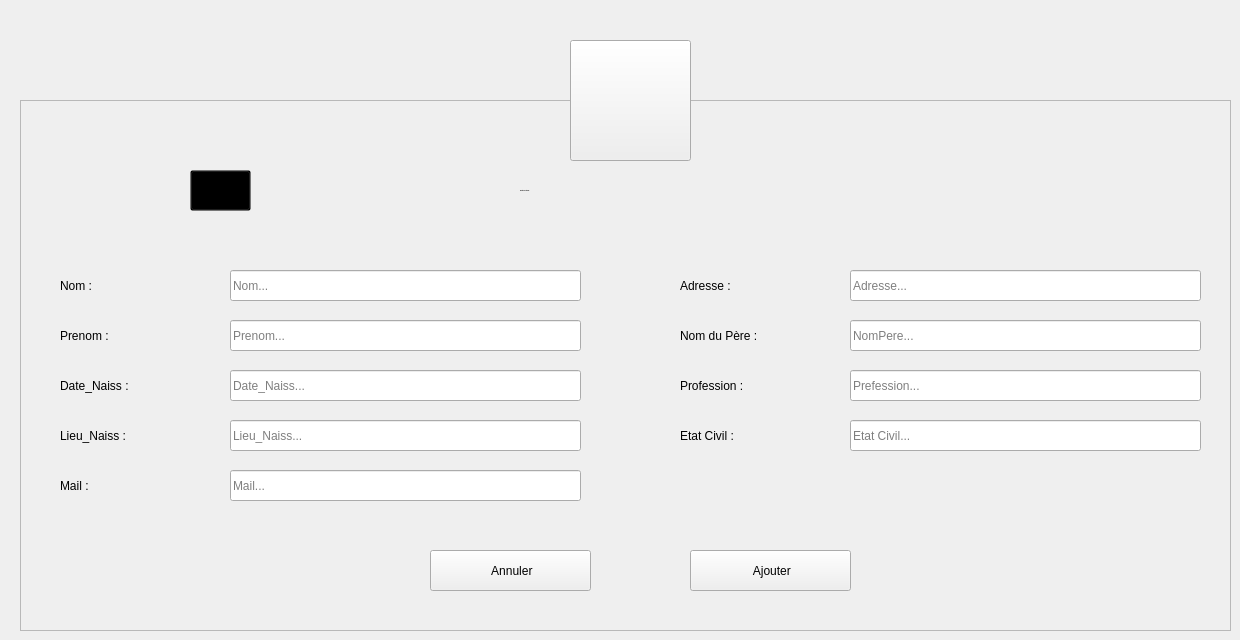
    <widget class="QWidget" name="Ajouter_Citoyen">
     <widget class="QToolButton" name="toolButton_3">
      <property name="geometry">
       <rect>
        <x>570</x>
        <y>40</y>
        <width>121</width>
        <height>121</height>
       </rect>
      </property>
      <property name="styleSheet">
       <string notr="true"/>
      </property>
      <property name="text">
       <string/>
      </property>
      <property name="icon">
       <iconset resource="Ressources.qrc">
        <normaloff>:/Ressources/image/systeme-de-population.png</normaloff>:/Ressources/image/systeme-de-population.png</iconset>
      </property>
      <property name="iconSize">
       <size>
        <width>64</width>
        <height>64</height>
       </size>
      </property>
     </widget>
     <widget class="QFrame" name="frame_4">
      <property name="geometry">
       <rect>
        <x>20</x>
        <y>100</y>
        <width>1211</width>
        <height>531</height>
       </rect>
      </property>
      <property name="styleSheet">
       <string notr="true"/>
      </property>
      <property name="frameShape">
       <enum>QFrame::StyledPanel</enum>
      </property>
      <property name="frameShadow">
       <enum>QFrame::Raised</enum>
      </property>
      <widget class="QLabel" name="L_AjouterCitoyen">
       <property name="geometry">
        <rect>
         <x>500</x>
         <y>70</y>
         <width>281</width>
         <height>41</height>
        </rect>
       </property>
       <property name="font">
        <font>
         <family>century gothic</family>
         <pointsize>-1</pointsize>
         <weight>75</weight>
         <bold>true</bold>
        </font>
       </property>
       <property name="styleSheet">
        <string notr="true">background: transparent;</string>
       </property>
       <property name="text">
        <string>Ajouter un Citoyen</string>
       </property>
      </widget>
      <widget class="QLabel" name="L_ANomCitoyen">
       <property name="geometry">
        <rect>
         <x>40</x>
         <y>170</y>
         <width>121</width>
         <height>31</height>
        </rect>
       </property>
       <property name="styleSheet">
        <string notr="true">background: transparent;</string>
       </property>
       <property name="text">
        <string>Nom :</string>
       </property>
      </widget>
      <widget class="QLabel" name="L_APrenomCitoyen">
       <property name="geometry">
        <rect>
         <x>40</x>
         <y>220</y>
         <width>121</width>
         <height>31</height>
        </rect>
       </property>
       <property name="styleSheet">
        <string notr="true">background: transparent;</string>
       </property>
       <property name="text">
        <string>Prenom :</string>
       </property>
      </widget>
      <widget class="QLabel" name="L_ADateNaissCit">
       <property name="geometry">
        <rect>
         <x>40</x>
         <y>270</y>
         <width>131</width>
         <height>31</height>
        </rect>
       </property>
       <property name="styleSheet">
        <string notr="true">background: transparent;</string>
       </property>
       <property name="text">
        <string>Date_Naiss :</string>
       </property>
      </widget>
      <widget class="QLabel" name="L_ALieuNaissCit">
       <property name="geometry">
        <rect>
         <x>40</x>
         <y>320</y>
         <width>141</width>
         <height>31</height>
        </rect>
       </property>
       <property name="styleSheet">
        <string notr="true">background: transparent;</string>
       </property>
       <property name="text">
        <string>Lieu_Naiss :</string>
       </property>
      </widget>
      <widget class="QLabel" name="L_AMailCitoyen">
       <property name="geometry">
        <rect>
         <x>40</x>
         <y>370</y>
         <width>141</width>
         <height>31</height>
        </rect>
       </property>
       <property name="styleSheet">
        <string notr="true">background: transparent;</string>
       </property>
       <property name="text">
        <string>Mail :</string>
       </property>
      </widget>
      <widget class="QLineEdit" name="LE_ANomCitoyen">
       <property name="geometry">
        <rect>
         <x>210</x>
         <y>170</y>
         <width>351</width>
         <height>31</height>
        </rect>
       </property>
       <property name="placeholderText">
        <string>Nom...</string>
       </property>
      </widget>
      <widget class="QLineEdit" name="LE_APrenomCitoyen">
       <property name="geometry">
        <rect>
         <x>210</x>
         <y>220</y>
         <width>351</width>
         <height>31</height>
        </rect>
       </property>
       <property name="placeholderText">
        <string>Prenom...</string>
       </property>
      </widget>
      <widget class="QLineEdit" name="LE_ADateNaissCit">
       <property name="geometry">
        <rect>
         <x>210</x>
         <y>270</y>
         <width>351</width>
         <height>31</height>
        </rect>
       </property>
       <property name="placeholderText">
        <string>Date_Naiss...</string>
       </property>
      </widget>
      <widget class="QLineEdit" name="LE_ALieuNaissCit">
       <property name="geometry">
        <rect>
         <x>210</x>
         <y>320</y>
         <width>351</width>
         <height>31</height>
        </rect>
       </property>
       <property name="placeholderText">
        <string>Lieu_Naiss...</string>
       </property>
      </widget>
      <widget class="QLineEdit" name="LE_AMailCitoyen">
       <property name="geometry">
        <rect>
         <x>210</x>
         <y>370</y>
         <width>351</width>
         <height>31</height>
        </rect>
       </property>
       <property name="text">
        <string/>
       </property>
       <property name="placeholderText">
        <string>Mail...</string>
       </property>
      </widget>
      <widget class="QPushButton" name="B_AConfirmerCitoyen">
       <property name="geometry">
        <rect>
         <x>670</x>
         <y>450</y>
         <width>161</width>
         <height>41</height>
        </rect>
       </property>
       <property name="text">
        <string> Ajouter</string>
       </property>
       <property name="icon">
        <iconset resource="Ressources.qrc">
         <normaloff>:/Ressources/image/confirm.png</normaloff>:/Ressources/image/confirm.png</iconset>
       </property>
       <property name="iconSize">
        <size>
         <width>20</width>
         <height>20</height>
        </size>
       </property>
      </widget>
      <widget class="QPushButton" name="B_AAnnulerCitoyen">
       <property name="geometry">
        <rect>
         <x>410</x>
         <y>450</y>
         <width>161</width>
         <height>41</height>
        </rect>
       </property>
       <property name="styleSheet">
        <string notr="true"/>
       </property>
       <property name="text">
        <string> Annuler</string>
       </property>
       <property name="icon">
        <iconset resource="Ressources.qrc">
         <normaloff>:/Ressources/image/close.png</normaloff>:/Ressources/image/close.png</iconset>
       </property>
       <property name="iconSize">
        <size>
         <width>16</width>
         <height>16</height>
        </size>
       </property>
      </widget>
      <widget class="QToolButton" name="toolButton_4">
       <property name="geometry">
        <rect>
         <x>170</x>
         <y>70</y>
         <width>61</width>
         <height>41</height>
        </rect>
       </property>
       <property name="styleSheet">
        <string notr="true">background: transparent;</string>
       </property>
       <property name="text">
        <string/>
       </property>
       <property name="icon">
        <iconset>
         <normaloff>:/Recources/Images/add-user.png</normaloff>:/Recources/Images/add-user.png</iconset>
       </property>
       <property name="iconSize">
        <size>
         <width>30</width>
         <height>30</height>
        </size>
       </property>
      </widget>
      <widget class="QLabel" name="L_AAdresseCit">
       <property name="geometry">
        <rect>
         <x>660</x>
         <y>170</y>
         <width>121</width>
         <height>31</height>
        </rect>
       </property>
       <property name="styleSheet">
        <string notr="true">background: transparent;</string>
       </property>
       <property name="text">
        <string>Adresse :</string>
       </property>
      </widget>
      <widget class="QLineEdit" name="LE_AProfessionCit">
       <property name="geometry">
        <rect>
         <x>830</x>
         <y>270</y>
         <width>351</width>
         <height>31</height>
        </rect>
       </property>
       <property name="placeholderText">
        <string>Prefession...</string>
       </property>
      </widget>
      <widget class="QLineEdit" name="LE_AAdresseCit">
       <property name="geometry">
        <rect>
         <x>830</x>
         <y>170</y>
         <width>351</width>
         <height>31</height>
        </rect>
       </property>
       <property name="placeholderText">
        <string>Adresse...</string>
       </property>
      </widget>
      <widget class="QLabel" name="L_ANomPereCit">
       <property name="geometry">
        <rect>
         <x>660</x>
         <y>220</y>
         <width>151</width>
         <height>31</height>
        </rect>
       </property>
       <property name="styleSheet">
        <string notr="true">background: transparent;</string>
       </property>
       <property name="text">
        <string>Nom du Père :</string>
       </property>
      </widget>
      <widget class="QLineEdit" name="LE_ANomPereCit">
       <property name="geometry">
        <rect>
         <x>830</x>
         <y>220</y>
         <width>351</width>
         <height>31</height>
        </rect>
       </property>
       <property name="placeholderText">
        <string>NomPere...</string>
       </property>
      </widget>
      <widget class="QLabel" name="L_AProfessionCit">
       <property name="geometry">
        <rect>
         <x>660</x>
         <y>270</y>
         <width>131</width>
         <height>31</height>
        </rect>
       </property>
       <property name="styleSheet">
        <string notr="true">background: transparent;</string>
       </property>
       <property name="text">
        <string>Profession :</string>
       </property>
      </widget>
      <widget class="QLabel" name="L_AEtatCitoyen">
       <property name="geometry">
        <rect>
         <x>660</x>
         <y>320</y>
         <width>141</width>
         <height>31</height>
        </rect>
       </property>
       <property name="styleSheet">
        <string notr="true">background: transparent;</string>
       </property>
       <property name="text">
        <string>Etat Civil :</string>
       </property>
      </widget>
      <widget class="QLineEdit" name="LE_AEtatCitoyen">
       <property name="geometry">
        <rect>
         <x>830</x>
         <y>320</y>
         <width>351</width>
         <height>31</height>
        </rect>
       </property>
       <property name="placeholderText">
        <string>Etat Civil...</string>
       </property>
      </widget>
     </widget>
     <zorder>frame_4</zorder>
     <zorder>toolButton_3</zorder>
    </widget>
